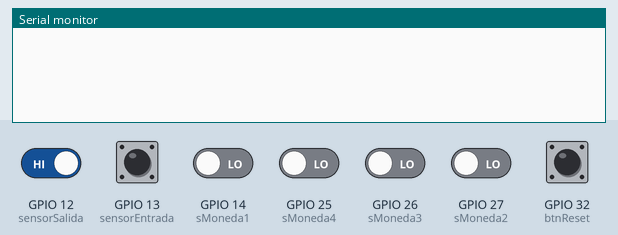
This sketch was run on a simulated ESP32. Parts: the last lines printed to the serial monitor. Inputs (shaded band) come from the test bench; at power-on: GPIO 12 (sensorSalida) HIGH, GPIO 13 (sensorEntrada), GPIO 14 (sMoneda1), GPIO 25 (sMoneda4), GPIO 26 (sMoneda3), GPIO 27 (sMoneda2), GPIO 32 (btnReset) LOW.

Above: at 1.2 s.
1.3 s: GPIO 13 (sensorEntrada) driven HIGH
At 2.2 s:
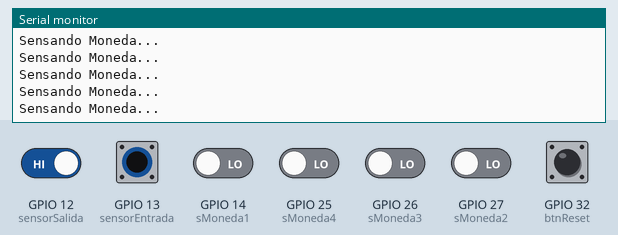
3.2 s: GPIO 12 (sensorSalida) driven LOW
At 4.3 s:
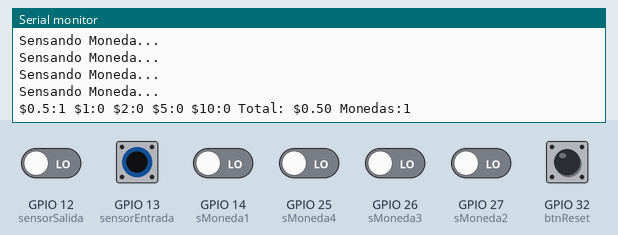
4.7 s: GPIO 32 (btnReset) pulled HIGH for 0.15 s
At 6.0 s:
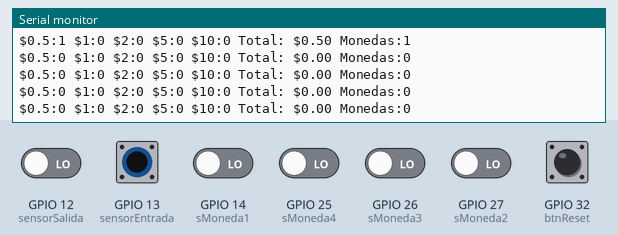
6.3 s: GPIO 32 (btnReset) driven HIGH
9.3 s: GPIO 13 (sensorEntrada) pulsed LOW 2 times (0.12 s each, 0.3 s apart)
At 9.44 s:
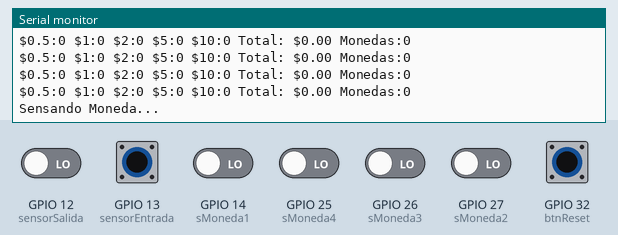

The sketch:

CoinSensorEsp32.ino
```cpp
/*
 * Sensor de monedas v1
 * Codigo para ESP32
 * Escrito por: Útil Mente Geek
 * PaginaWeb: www.utilmentegeek.com
 * YouTube: https://www.youtube.com/channel/UCBqfcl_tue6Zsk4Hc3BErWg
 * Instagram: https://www.instagram.com/utilmentegeek/
 *
 * Recuerda que tambien pudes contribuir a la mejora de este codigo en GitHub
 * Y apoyar el desarrollo de estos proyectos así como resolver dudas sobre el codigo
 * en nuestras redes socilaes @Util Mente Geek.
 */

//Puerto para boton de RESET
const int btnReset = 32;

//Puertos de entrada y salida del sensor
const int sensorEntrada = 13;
const int sensorSalida = 12;

//Puertos para diferenciar el tamaño de las monedas
const int sMoneda1 = 14; //Detecta moneda $1
const int sMoneda2 = 27; //Detecta moneda $2
const int sMoneda3 = 26; //Detecta moneda $5
const int sMoneda4 = 25; //Detecta moneda $10

//Variables para la cantidad de monedas por separado
int monCincuenta = 0;
int monUno = 0;
int monDos = 0;
int monCinco = 0;
int monDiez = 0;

//Variable para la suma total de monedas
double dineroTotal = 0;
int monedasTotales = 0;

//Variables que se utilizan dentro de la interrupcion
volatile boolean senEntrada = LOW;
volatile boolean senSalida = HIGH;
volatile boolean monedaNueva = LOW;

//Guarda la leectura de los tamaños de monedas
boolean boolMoneda1 = LOW;
boolean boolMoneda2 = LOW;
boolean boolMoneda3 = LOW;
boolean boolMoneda4 = LOW;

//Funcion que se ejecuta cuando se inserta una moneda en el sensor
void IRAM_ATTR Ext_INT_sensorEntrada(){
  senEntrada = HIGH;
  senSalida = LOW;
}
//Funcion que se ejecuta cuando sale la moneda del sensor
void IRAM_ATTR Ext_INT_sensorSalida(){
  senEntrada = LOW;
  senSalida = HIGH;
}

//Configuracion inicial
void setup() {
  Serial.begin(9600);

  pinMode(sensorEntrada,INPUT);
  pinMode(sensorSalida,INPUT);
  pinMode(sMoneda1,INPUT);
  pinMode(sMoneda2,INPUT);
  pinMode(sMoneda3,INPUT);
  pinMode(sMoneda4,INPUT);
  pinMode(btnReset,INPUT);

  attachInterrupt(sensorEntrada, Ext_INT_sensorEntrada, RISING);
  attachInterrupt(sensorSalida, Ext_INT_sensorSalida, FALLING);
}

//Bucle repetitivo
void loop() {

  //Verifica la entrada de una moneda
  if (senEntrada == HIGH && senSalida == LOW){
    monedaNueva = HIGH;
    Serial.println("Sensando Moneda...");
    leerValorMonedas();
  }

  //Verifica que haya salido la moneda
  if (senEntrada == LOW && senSalida == HIGH){

    //Pregunta si tenemos una moneda nueva y determina su valor
    if(monedaNueva == HIGH){
      asignarValorMoneda();
      monedaNueva = LOW;

      //Cálculo de total de monedas y dinero
      monedasTotales = monCincuenta + monUno + monDos + monCinco + monDiez;
      dineroTotal = (monCincuenta*0.5)+(monUno*1)+(monDos*2)+(monCinco*5)+(monDiez*10);

      Serial.print("$0.5:");
      Serial.print(monCincuenta);
      Serial.print(" $1:");
      Serial.print(monUno);
      Serial.print(" $2:");
      Serial.print(monDos);
      Serial.print(" $5:");
      Serial.print(monCinco);
      Serial.print(" $10:");
      Serial.print(monDiez);
      Serial.print(" Total: $");
      Serial.print(dineroTotal);
      Serial.print(" Monedas:");
      Serial.print(monedasTotales);
      Serial.println();
    }
  }

  //Revisa que no se haya presionado el boton de RESET
  if(digitalRead(btnReset) == HIGH){

    monCincuenta = 0;
    monUno = 0;
    monDos = 0;
    monCinco = 0;
    monDiez = 0;

    //Cálculo de total de monedas y dinero
      monedasTotales = 0;
      dineroTotal = 0;

      Serial.print("$0.5:");
      Serial.print(monCincuenta);
      Serial.print(" $1:");
      Serial.print(monUno);
      Serial.print(" $2:");
      Serial.print(monDos);
      Serial.print(" $5:");
      Serial.print(monCinco);
      Serial.print(" $10:");
      Serial.print(monDiez);
      Serial.print(" Total: $");
      Serial.print(dineroTotal);
      Serial.print(" Monedas:");
      Serial.print(monedasTotales);
      Serial.println();
  }
}

//Funcion encargada de almacenar los sensores que fueron activados
void leerValorMonedas(){
  if(digitalRead(sMoneda1) == HIGH){
    boolMoneda1 = HIGH;
  }
  if(digitalRead(sMoneda2) == HIGH){
    boolMoneda2 = HIGH;
  }
  if(digitalRead(sMoneda3) == HIGH){
    boolMoneda3 = HIGH;
  }
  if(digitalRead(sMoneda4) == HIGH){
    boolMoneda4 = HIGH;
  }
}

//Asigna el valor de la moneda y lo almacena
void asignarValorMoneda(){
  if(boolMoneda1==HIGH){
    if(boolMoneda2==HIGH){
      if(boolMoneda3==HIGH){
        if(boolMoneda4==HIGH){
          monDiez = monDiez + 1;
        }else{
          monCinco = monCinco + 1;
        }
      }else{
        monDos = monDos + 1;
      }
    }else{
      monUno = monUno + 1;
    }
  }else{
    monCincuenta = monCincuenta + 1;
  }
  //Resetea los valores de los sensores para leer otra moneda
  boolMoneda1 = LOW;
  boolMoneda2 = LOW;
  boolMoneda3 = LOW;
  boolMoneda4 = LOW;
}
```

Measured:
- after the input at 1.3 s, the serial monitor: prints a new line at once (image 1)
- after the input at 3.2 s, the serial monitor: prints a new line at once (image 2)
- after the input at 4.7 s, the serial monitor: prints a new line at once (image 3)
- after the input at 9.3 s, the serial monitor: prints a new line after 0.13 s (image 4)
